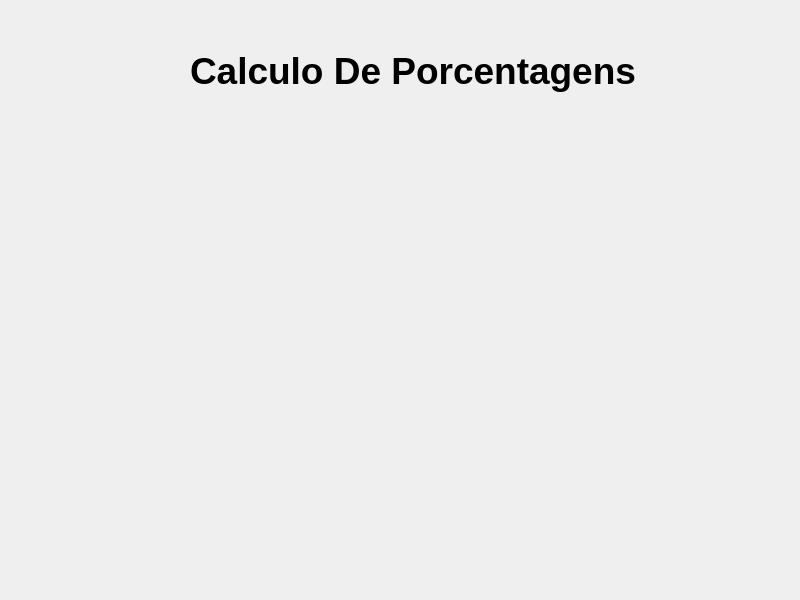
<?xml version="1.0" encoding="UTF-8"?>
<ui version="4.0">
 <class>MainWindow</class>
 <widget class="QMainWindow" name="MainWindow">
  <property name="geometry">
   <rect>
    <x>0</x>
    <y>0</y>
    <width>800</width>
    <height>600</height>
   </rect>
  </property>
  <property name="sizePolicy">
   <sizepolicy hsizetype="Fixed" vsizetype="Fixed">
    <horstretch>0</horstretch>
    <verstretch>0</verstretch>
   </sizepolicy>
  </property>
  <property name="minimumSize">
   <size>
    <width>800</width>
    <height>600</height>
   </size>
  </property>
  <property name="maximumSize">
   <size>
    <width>800</width>
    <height>600</height>
   </size>
  </property>
  <property name="windowTitle">
   <string>Frinex Tools - Calculo de Porcentagens</string>
  </property>
  <widget class="QWidget" name="centralwidget">
   <widget class="QLabel" name="label">
    <property name="geometry">
     <rect>
      <x>190</x>
      <y>20</y>
      <width>481</width>
      <height>101</height>
     </rect>
    </property>
    <property name="font">
     <font>
      <pointsize>28</pointsize>
      <weight>75</weight>
      <bold>true</bold>
     </font>
    </property>
    <property name="text">
     <string>Calculo De Porcentagens</string>
    </property>
   </widget>
  </widget>
 </widget>
 <resources/>
 <connections/>
</ui>
